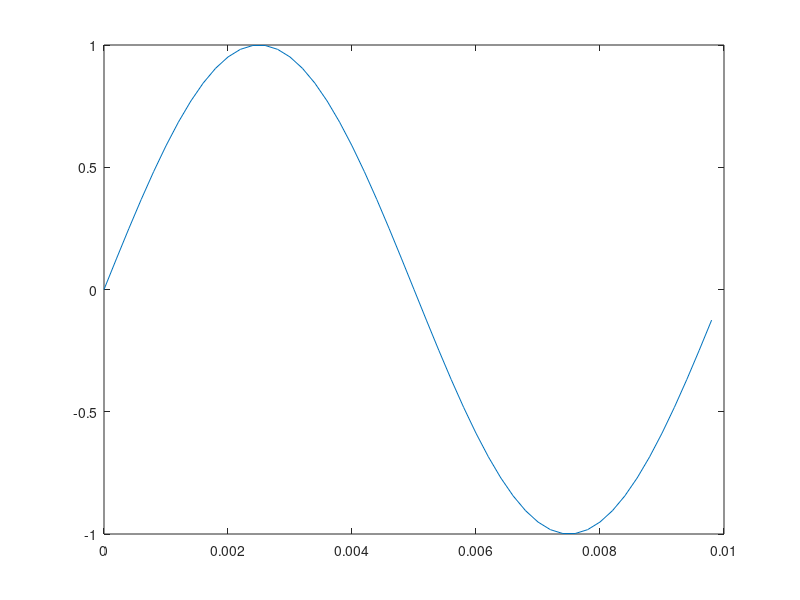

Here is the MATLAB script that generated this plot:
 %100 hz sin signal , meaning one full wave in 1/100 second
 % lets take 50 samples per time period 
 % this implies 50 samples in 1/100 second 
 % sample size = time/number of sample = 1/100*50 = 1/5k
 % lets analyse for 1 second therefore there needs to be 5k samples 
 
sample_times = 0:1/5000:1; %one second , 5k samples
samples = sin(2*pi*100*sample_times);
plot(sample_times(1,1:50),samples(1,1:50) ) % taking any 50 consecutive sample will give one full sine wave

%our resolution is 50 points per sine wave